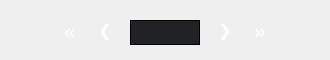
      <widget class="QFrame" name="frame_26">
       <property name="geometry">
        <rect>
         <x>165</x>
         <y>590</y>
         <width>330</width>
         <height>60</height>
        </rect>
       </property>
       <property name="styleSheet">
        <string notr="true">outline:none;
background-color:none;
border:none;
</string>
       </property>
       <property name="frameShape">
        <enum>QFrame::StyledPanel</enum>
       </property>
       <property name="frameShadow">
        <enum>QFrame::Raised</enum>
       </property>
       <widget class="QPushButton" name="infobackmod_1">
        <property name="geometry">
         <rect>
          <x>90</x>
          <y>10</y>
          <width>30</width>
          <height>40</height>
         </rect>
        </property>
        <property name="cursor">
         <cursorShape>PointingHandCursor</cursorShape>
        </property>
        <property name="styleSheet">
         <string notr="true">background-color:none;
color:white;
font:12pt;</string>
        </property>
        <property name="text">
         <string>❮</string>
        </property>
       </widget>
       <widget class="QLineEdit" name="infopagenumber">
        <property name="geometry">
         <rect>
          <x>130</x>
          <y>20</y>
          <width>70</width>
          <height>25</height>
         </rect>
        </property>
        <property name="styleSheet">
         <string notr="true">border-radius:0px;
background-color:rgb(32, 34, 37);
border:1px solid black;
color:white;
font:10pt;</string>
        </property>
        <property name="text">
         <string/>
        </property>
        <property name="alignment">
         <set>Qt::AlignCenter</set>
        </property>
       </widget>
       <widget class="QPushButton" name="infonextmod_1">
        <property name="geometry">
         <rect>
          <x>210</x>
          <y>10</y>
          <width>30</width>
          <height>40</height>
         </rect>
        </property>
        <property name="cursor">
         <cursorShape>PointingHandCursor</cursorShape>
        </property>
        <property name="styleSheet">
         <string notr="true">background-color:none;
color:white;
font:12pt;</string>
        </property>
        <property name="text">
         <string>❯</string>
        </property>
       </widget>
       <widget class="QPushButton" name="infobackmod_2">
        <property name="geometry">
         <rect>
          <x>55</x>
          <y>10</y>
          <width>30</width>
          <height>40</height>
         </rect>
        </property>
        <property name="cursor">
         <cursorShape>PointingHandCursor</cursorShape>
        </property>
        <property name="styleSheet">
         <string notr="true">background-color:none;
color:white;
font:16pt;</string>
        </property>
        <property name="text">
         <string>«</string>
        </property>
       </widget>
       <widget class="QPushButton" name="infonextmod_2">
        <property name="geometry">
         <rect>
          <x>245</x>
          <y>10</y>
          <width>30</width>
          <height>40</height>
         </rect>
        </property>
        <property name="cursor">
         <cursorShape>PointingHandCursor</cursorShape>
        </property>
        <property name="styleSheet">
         <string notr="true">background-color:none;
color:white;
font:16pt;</string>
        </property>
        <property name="text">
         <string>»</string>
        </property>
       </widget>
      </widget>
